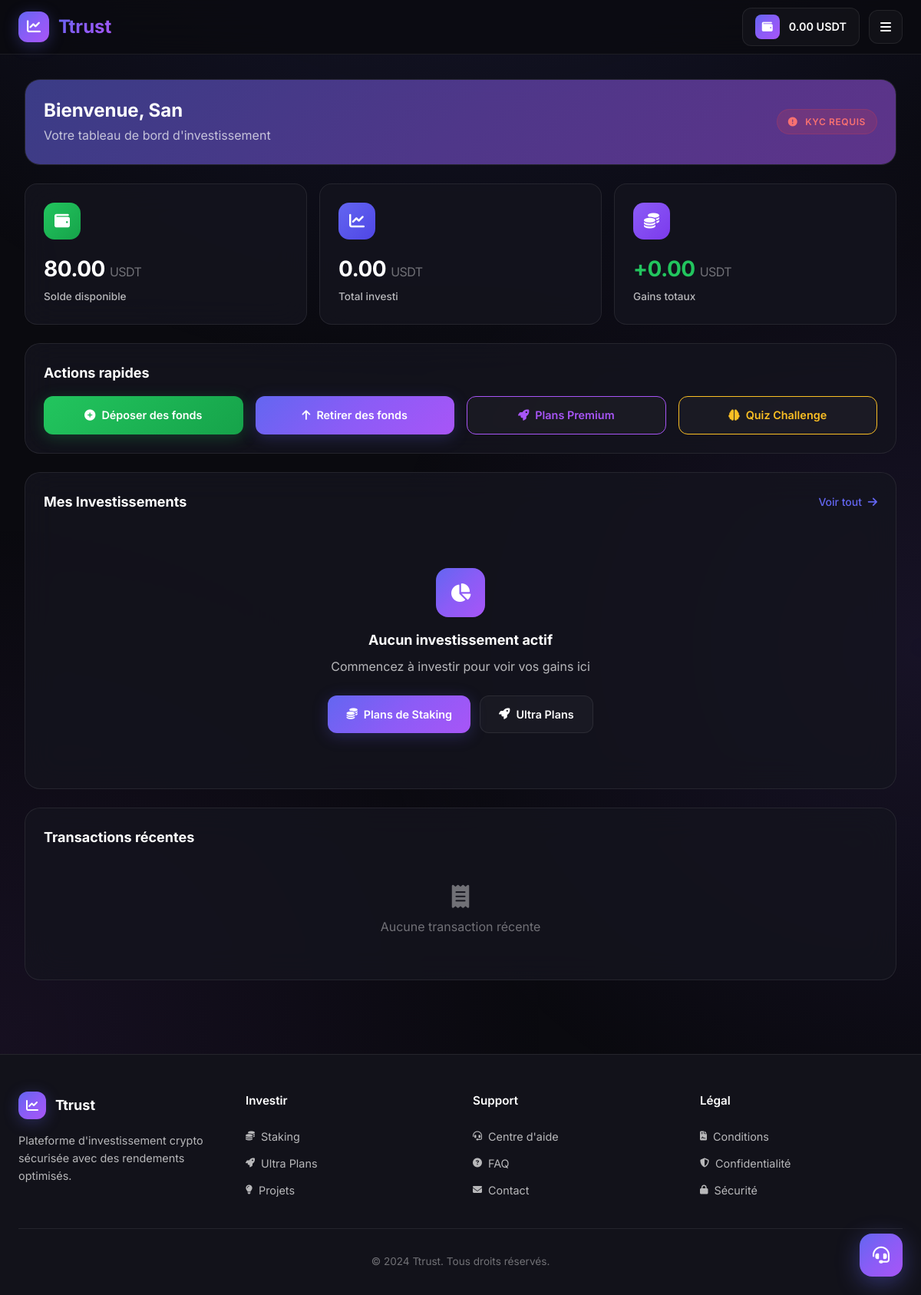
Before: /dashboard (signed in) with the older database file.
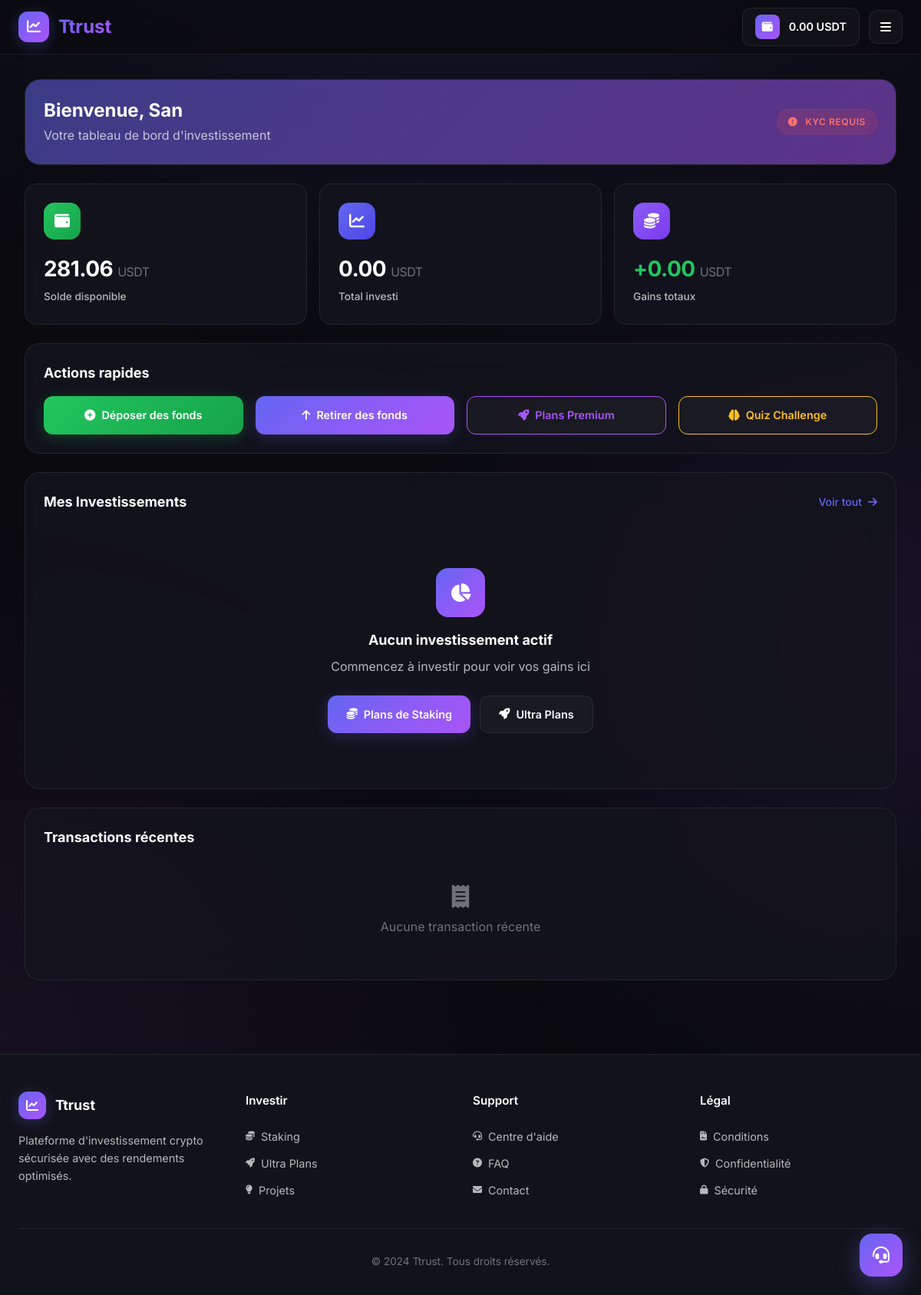
After: the same page with the newer database file.
### tables this page shows
CREATE TABLE "users" (
                    id INTEGER PRIMARY KEY AUTOINCREMENT,
                    email TEXT UNIQUE,
                    password_hash TEXT,
                    first_name TEXT NOT NULL,
                    last_name TEXT,
                    wallet_address TEXT,
                    balance REAL DEFAULT 0.0,
                    pending_balance REAL DEFAULT 0.0,
                    kyc_status TEXT DEFAULT 'pending',
                    referral_code TEXT UNIQUE,
                    referred_by TEXT,
                    created_at TIMESTAMP DEFAULT CURRENT_TIMESTAMP,
                    two_fa_enabled BOOLEAN DEFAULT 0,
                    telegram_id INTEGER UNIQUE
                , two_fa_secret TEXT);

### main.py (the view)
@app.route('/dashboard')
@login_required
def dashboard():
    conn = get_db_connection()
    user = conn.execute('SELECT * FROM users WHERE id = ?', (session['user_id'],)).fetchone()
    investments = []
    project_investments = conn.execute('''
        SELECT pi.*, p.title, p.status, p.expected_return
        FROM project_investments pi
        JOIN projects p ON pi.project_id = p.id
        WHERE pi.user_id = ?
        ORDER BY pi.investment_date DESC
    ''', (session['user_id'],)).fetchall()
    notifications_raw = conn.execute('''
        SELECT * FROM notifications
        WHERE user_id = ? AND is_read = 0
        ORDER BY created_at DESC
        LIMIT 5
    ''', (session['user_id'],)).fetchall()
    notifications = []
    for notif in notifications_raw:
        notif_dict = dict(notif)
        try:
            if notif_dict.get('created_at'):
                if isinstance(notif_dict['created_at'], str):
                    date_str = notif_dict['created_at'].replace('Z', '').replace('+00:00', '')
                    notif_dict['created_at'] = datetime.fromisoformat(date_str)
                elif hasattr(notif_dict['created_at'], 'strftime'):
                    pass
                else:
                    notif_dict['created_at'] = datetime.now()
            else:
                notif_dict['created_at'] = datetime.now()
        except Exception as e:
            print(f"⚠️ Erreur parsing date notification: {e}")
            notif_dict['created_at'] = datetime.now()
        notifications.append(notif_dict)
    conn.close()
    print(f"DEBUG: User {session['user_id']} has {len(investments)} active investments")
    for inv in investments:
        print(f"DEBUG: Investment {inv['id']}: {inv['plan_name']}, amount: {inv['amount']}, active: {inv['is_active']}")
    return render_template('dashboard.html',
                         user=user,
                         investments=investments,
                         project_investments=project_investments,
                         notifications=notifications)

### main.py (called while the page is built, shortened)
def login_required(f):
    @wraps(f)
    def decorated_function(*args, **kwargs):
        if 'user_id' not in session:
            return redirect(url_for('login'))
        return f(*args, **kwargs)
    return decorated_function

def get_db_connection():
    import time
    max_retries = 5
    for attempt in range(max_retries):
        try:
            conn = sqlite3.connect(DATABASE, timeout=60.0)
            conn.row_factory = sqlite3.Row
            conn.execute('PRAGMA journal_mode=WAL;')
            conn.execute('PRAGMA busy_timeout=60000;')  # 60 seconds timeout
            conn.execute('PRAGMA synchronous=NORMAL;')  # Better performance
            conn.execute('PRAGMA cache_size=10000;')     # Larger cache
            conn.execute('PRAGMA temp_store=memory;')    # Use memory for temp
            return conn
        except Exception as e:
            print(f"❌ Unexpected database error: {e}")
            raise e
    return conn

### templates/dashboard.html (shortened to what the changed rows need)
{% extends "base.html" %}
{% block content %}
<div class="space-y-6 animate-fade-in">
    <div class="glass-card p-6 relative overflow-hidden">
        <div class="relative z-10">
            <div class="flex flex-col sm:flex-row sm:items-center sm:justify-between gap-4">
                <div>
                    <h1 class="text-2xl font-bold mb-1">
                        Bienvenue, {{ session.first_name or 'Investisseur' }}
                    </h1>
                </div>
            </div>
        </div>
    </div>
    <div class="grid grid-cols-1 sm:grid-cols-3 gap-4">
        <div class="stat-card">
            <div class="stat-icon" style="background: linear-gradient(135deg, #22c55e, #16a34a);">
                <i class="fas fa-wallet text-white"></i>
            </div>
            <div class="stat-value">{{ "%.2f"|format(user.balance or 0) }} <span class="text-base font-normal" style="color: var(--text-muted);">USDT</span></div>
            <div class="stat-label">Solde disponible</div>
        </div>
    </div>
    <div class="glass-card p-6">
        <h2 class="text-lg font-bold mb-4">Actions rapides</h2>
    </div>
    <div class="glass-card p-6">
        <div class="flex items-center justify-between mb-6">
            <h2 class="text-lg font-bold">Mes Investissements</h2>
        </div>
    </div>
    <div class="glass-card p-6">
        <h2 class="text-lg font-bold mb-4">Transactions récentes</h2>
    </div>
</div>
{% endblock %}

Changed rows visible on the page:
changed users: balance "80.00" → "281.06"
